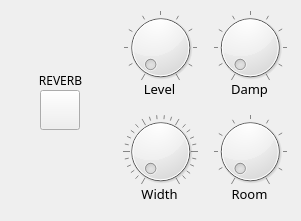
   <widget class="QWidget" name="osc2ReverbWidget" native="true">
    <property name="geometry">
     <rect>
      <x>310</x>
      <y>220</y>
      <width>301</width>
      <height>221</height>
     </rect>
    </property>
    <widget class="QLabel" name="osc2ReverbWidthLabel">
     <property name="geometry">
      <rect>
       <x>124</x>
       <y>184</y>
       <width>71</width>
       <height>20</height>
      </rect>
     </property>
     <property name="font">
      <font>
       <family>Syntha Nova</family>
       <pointsize>10</pointsize>
       <underline>false</underline>
       <strikeout>false</strikeout>
       <kerning>false</kerning>
      </font>
     </property>
     <property name="text">
      <string>Width</string>
     </property>
     <property name="alignment">
      <set>Qt::AlignCenter</set>
     </property>
    </widget>
    <widget class="QLabel" name="osc2ReverbRoomLabel">
     <property name="geometry">
      <rect>
       <x>214</x>
       <y>184</y>
       <width>71</width>
       <height>20</height>
      </rect>
     </property>
     <property name="font">
      <font>
       <family>Syntha Nova</family>
       <pointsize>10</pointsize>
       <underline>false</underline>
       <strikeout>false</strikeout>
       <kerning>false</kerning>
      </font>
     </property>
     <property name="text">
      <string>Room</string>
     </property>
     <property name="alignment">
      <set>Qt::AlignCenter</set>
     </property>
    </widget>
    <widget class="QLabel" name="osc2ReverbLvlLabel">
     <property name="geometry">
      <rect>
       <x>124</x>
       <y>79</y>
       <width>71</width>
       <height>20</height>
      </rect>
     </property>
     <property name="font">
      <font>
       <family>Syntha Nova</family>
       <pointsize>10</pointsize>
       <underline>false</underline>
       <strikeout>false</strikeout>
       <kerning>false</kerning>
      </font>
     </property>
     <property name="text">
      <string>Level</string>
     </property>
     <property name="alignment">
      <set>Qt::AlignCenter</set>
     </property>
    </widget>
    <widget class="QLabel" name="osc2ReverbDampLabel">
     <property name="geometry">
      <rect>
       <x>214</x>
       <y>79</y>
       <width>71</width>
       <height>20</height>
      </rect>
     </property>
     <property name="font">
      <font>
       <family>Syntha Nova</family>
       <pointsize>10</pointsize>
       <underline>false</underline>
       <strikeout>false</strikeout>
       <kerning>false</kerning>
      </font>
     </property>
     <property name="text">
      <string>Damp</string>
     </property>
     <property name="alignment">
      <set>Qt::AlignCenter</set>
     </property>
    </widget>
    <widget class="QPushButton" name="osc2ReverbEnable">
     <property name="geometry">
      <rect>
       <x>40</x>
       <y>90</y>
       <width>40</width>
       <height>40</height>
      </rect>
     </property>
     <property name="text">
      <string/>
     </property>
     <property name="checkable">
      <bool>true</bool>
     </property>
    </widget>
    <widget class="QLabel" name="osc2ReverbEnableLabel">
     <property name="geometry">
      <rect>
       <x>20</x>
       <y>70</y>
       <width>81</width>
       <height>21</height>
      </rect>
     </property>
     <property name="font">
      <font>
       <family>Syntha Nova</family>
       <underline>false</underline>
       <strikeout>false</strikeout>
       <kerning>false</kerning>
      </font>
     </property>
     <property name="text">
      <string>REVERB</string>
     </property>
     <property name="alignment">
      <set>Qt::AlignCenter</set>
     </property>
    </widget>
    <widget class="QDial" name="osc2ReverbRoom">
     <property name="geometry">
      <rect>
       <x>209</x>
       <y>114</y>
       <width>82</width>
       <height>75</height>
      </rect>
     </property>
     <property name="maximum">
      <number>10</number>
     </property>
     <property name="notchesVisible">
      <bool>true</bool>
     </property>
    </widget>
    <widget class="QDial" name="osc2ReverbLvl">
     <property name="geometry">
      <rect>
       <x>120</x>
       <y>10</y>
       <width>81</width>
       <height>75</height>
      </rect>
     </property>
     <property name="maximum">
      <number>10</number>
     </property>
     <property name="notchesVisible">
      <bool>true</bool>
     </property>
    </widget>
    <widget class="QDial" name="osc2ReverbDamp">
     <property name="geometry">
      <rect>
       <x>209</x>
       <y>10</y>
       <width>82</width>
       <height>75</height>
      </rect>
     </property>
     <property name="maximum">
      <number>10</number>
     </property>
     <property name="notchesVisible">
      <bool>true</bool>
     </property>
    </widget>
    <widget class="QDial" name="osc2ReverbWidth">
     <property name="geometry">
      <rect>
       <x>120</x>
       <y>114</y>
       <width>81</width>
       <height>75</height>
      </rect>
     </property>
     <property name="maximum">
      <number>100</number>
     </property>
     <property name="notchesVisible">
      <bool>true</bool>
     </property>
    </widget>
   </widget>
